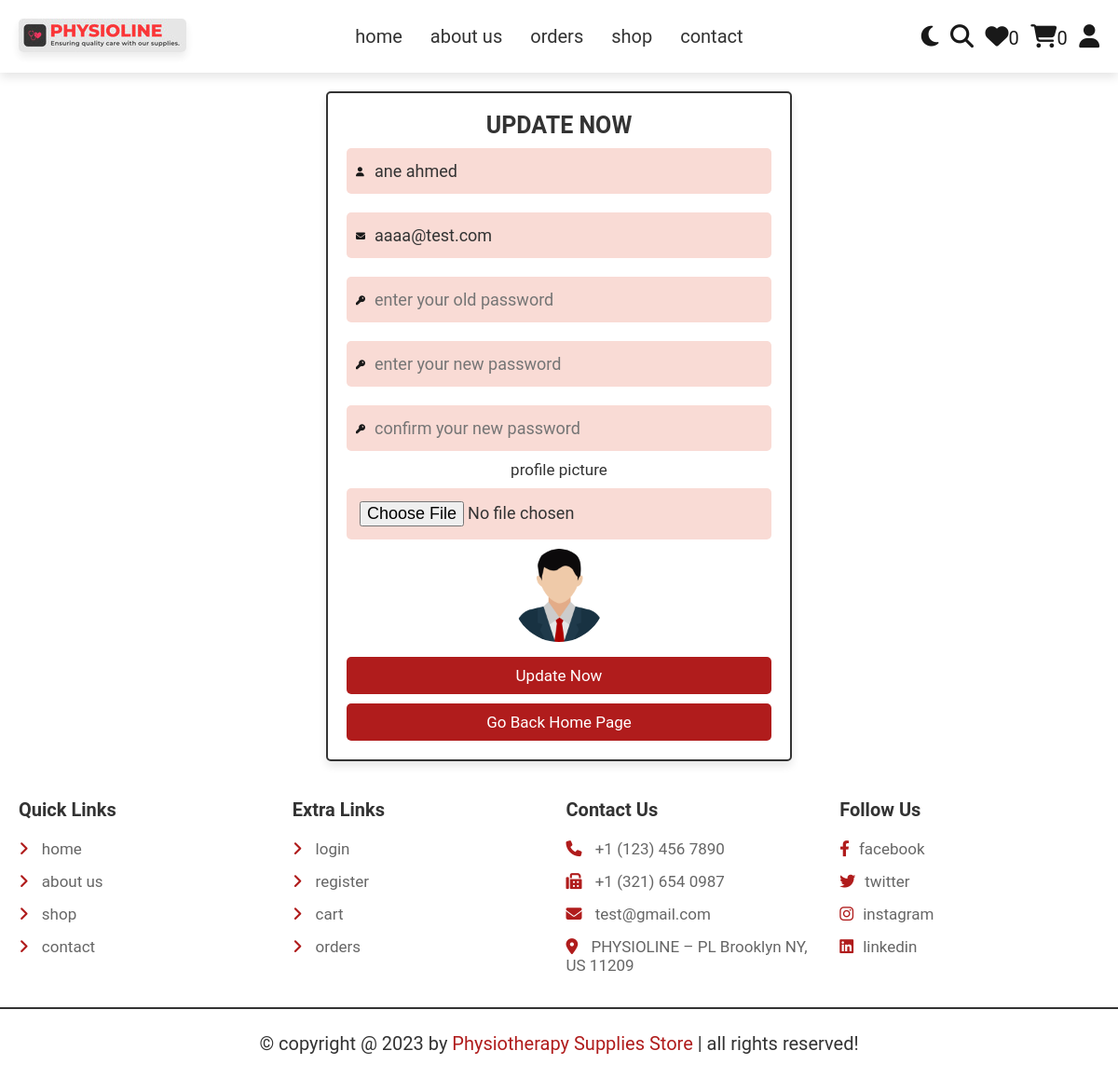
The page /update_account.php (signed in) on the database its author committed.
### tables this page shows
CREATE TABLE `users` (
  `id` int(100) NOT NULL,
  `name` varchar(20) NOT NULL,
  `email` varchar(50) NOT NULL,
  `password` varchar(50) NOT NULL,
  `image` varchar(255) DEFAULT NULL
);

### update_account.php (the view, shortened to what this page needs)
<?php
include 'connect.php';
?>
<!DOCTYPE html>
<html lang="en">
<head>
   <link rel="stylesheet" href="https://cdnjs.cloudflare.com/ajax/libs/font-awesome/6.1.1/css/all.min.css">
   <link rel="stylesheet" href="css/style.css">
</head>
<body>
<?php include 'header.php'; ?>
<section class="form-container">
   <form action="" method="post" enctype="multipart/form-data">
      <h3>update now</h3>
      <div class="input-container">
         <i class="fa fa-user"></i>
         <input type="text" name="name" required placeholder="enter your username" maxlength="20"  class="box" value="<?= $fetch_profile["name"]; ?>">
      </div>
      <div class="input-container">
         <i class="fa fa-envelope"></i>
         <input type="email" name="email" required placeholder="enter your email" maxlength="50"  class="box" oninput="this.value = this.value.replace(/\s/g, '')" value="<?= $fetch_profile["email"]; ?>">
      </div>
      <div class="input-container">
         <i class="fa fa-key"></i>
         <input type="password" name="old_pass" placeholder="enter your old password" maxlength="20"  class="box" oninput="this.value = this.value.replace(/\s/g, '')">
      </div>
      <div class="input-container">
         <i class="fa fa-key"></i>
         <input type="password" name="new_pass" placeholder="enter your new password" maxlength="20"  class="box" oninput="this.value = this.value.replace(/\s/g, '')">
      </div>
      <div class="input-container">
         <i class="fa fa-key"></i>
         <input type="password" name="cpass" placeholder="confirm your new password" maxlength="20"  class="box" oninput="this.value = this.value.replace(/\s/g, '')">
      </div>
      <div>
         <label class="label">profile picture</label>
         <input type="file" name="update_image" accept="image/jpg, image/jpeg, image/png" class="box">
          <?php
            if($fetch_profile['image'] == ''){
               echo '<img src="images/avatar.png" style="height: 100px; width:100px; border-radius: 50%; object-fit: cover; margin-bottom: 4px;">';
            }else{
               echo '<img src="uploaded_img/'.$fetch_profile['image'].'" style="height: 100px; width:100px; border-radius: 50%; object-fit: cover; margin-bottom: 4px;">';
            }
          ?>
      </div>
      <input type="submit" value="update now" class="btn" name="submit">
      <a href="index.php" class="option-btn">go back home page</a>
   </form>
</section>
<?php include 'footer.php'; ?>
</body>
</html>

### css/Style.css (style rules this page uses)
:root { --red-602:#000; --red-605:#230F07; --red-604:#3C150E; --red-603:#571913; --red-602:#741B16; --red-601:#911D19; --red-600:#B01C1C; --red-500:#C44B3E; --red-400:#D57161; --red-300:#E49486; --red-200:#F0B7AD; --red-100:#F9DBD5; --light-red:#ffcbcb; --carmine-red:#960018; --white-color:#fff; --black-900:#191919; --black-800:#333; --black-700:#4c4c4c; --black-600:#666; --black-500:#7f7f7f; --black-400:#999; --black-300:#b2b2b2; --black-200:#CCC; --black-100:#e5e5e5; --main-color:#2980b9; --red:#e74c3c; --black:#333; --white:#fff; --light-color:#666; --light-bg:#eee; --border:.2rem solid var(--black); --box-shadow:0 .5rem 1rem rgba(0,0,0,.1); }
* { font-family: 'Roboto', sans-serif; margin:0; padding:0; box-sizing: border-box; outline: none; border:none; text-decoration: none; }
html { font-size: 62.5%; overflow-x: hidden; }
body { background-color: var(--white-color); color: var(--black-900); }
section { padding:2rem; max-width: 1200px; margin:0 auto; }
.btn, .delete-btn, .option-btn { display: block; width: 100%; margin-top: 1rem; border-radius: .5rem; padding:1rem 3rem; font-size: 1.7rem; text-transform: capitalize; color:var(--white-color); background-color: var(--red-600); cursor: pointer; text-align: center; }
.form-container form { background-color: var(--white); padding:2rem; border-radius: .5rem; border:var(--border); box-shadow: var(--box-shadow); text-align: center; margin:0 auto; max-width: 50rem; }
.form-container form h3 { font-size: 2.5rem; text-transform: uppercase; color:var(--black); }
.form-container form label { font-size: 1.7rem; color:var(--black); }
.form-container form .box { margin:1rem 0; background-color: var(--red-100); padding:1.4rem; font-size: 1.8rem; color:var(--black); width: 100%; border-radius: .5rem; }
.form-container .input-container { position: relative; }
.form-container .input-container input { padding-left: 30px; }
.form-container .input-container i { position: absolute; top: 50%; left: 10px; transform: translateY(-50%); }
.fa { margin-right: 10px; }

### rows shown on the page
users: name "ane ahmed", email "aaaa@test.com", image (picture)

### other values the page prints
$total_wishlist_counts "0"
$total_cart_counts "0"
